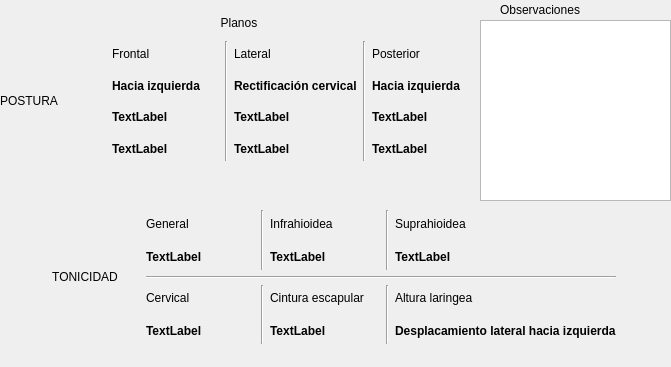
    <widget class="QWidget" name="tab2">
     <property name="geometry">
      <rect>
       <x>0</x>
       <y>0</y>
       <width>671</width>
       <height>367</height>
      </rect>
     </property>
     <attribute name="label">
      <string>Postura y tonicidad</string>
     </attribute>
     <widget class="QWidget" name="layoutWidget">
      <property name="geometry">
       <rect>
        <x>30</x>
        <y>210</y>
        <width>586</width>
        <height>134</height>
       </rect>
      </property>
      <layout class="QGridLayout" name="gridLayout_4">
       <item row="0" column="5">
        <widget class="QLabel" name="label_23">
         <property name="text">
          <string>Suprahioidea</string>
         </property>
        </widget>
       </item>
       <item row="0" column="1">
        <widget class="QLabel" name="label_21">
         <property name="text">
          <string>General</string>
         </property>
        </widget>
       </item>
       <item row="0" column="3">
        <widget class="QLabel" name="label_22">
         <property name="text">
          <string>Infrahioidea</string>
         </property>
        </widget>
       </item>
       <item row="3" column="1">
        <widget class="QLabel" name="label_20">
         <property name="text">
          <string>Cervical</string>
         </property>
        </widget>
       </item>
       <item row="3" column="3">
        <widget class="QLabel" name="label_25">
         <property name="text">
          <string>Cintura escapular</string>
         </property>
        </widget>
       </item>
       <item row="3" column="5">
        <widget class="QLabel" name="label_26">
         <property name="text">
          <string>Altura laringea</string>
         </property>
        </widget>
       </item>
       <item row="4" column="5">
        <widget class="QLabel" name="labeltal">
         <property name="font">
          <font>
           <weight>75</weight>
           <bold>true</bold>
          </font>
         </property>
         <property name="text">
          <string>Desplacamiento lateral hacia izquierda</string>
         </property>
        </widget>
       </item>
       <item row="1" column="1">
        <widget class="QLabel" name="labeltg">
         <property name="font">
          <font>
           <weight>75</weight>
           <bold>true</bold>
          </font>
         </property>
         <property name="text">
          <string>TextLabel</string>
         </property>
        </widget>
       </item>
       <item row="0" column="2" rowspan="2">
        <widget class="Line" name="line_36">
         <property name="orientation">
          <enum>Qt::Vertical</enum>
         </property>
        </widget>
       </item>
       <item row="0" column="0" rowspan="5">
        <widget class="QLabel" name="label_24">
         <property name="text">
          <string>TONICIDAD</string>
         </property>
         <property name="alignment">
          <set>Qt::AlignCenter</set>
         </property>
        </widget>
       </item>
       <item row="1" column="3">
        <widget class="QLabel" name="labelti">
         <property name="font">
          <font>
           <weight>75</weight>
           <bold>true</bold>
          </font>
         </property>
         <property name="text">
          <string>TextLabel</string>
         </property>
        </widget>
       </item>
       <item row="2" column="1" colspan="5">
        <widget class="Line" name="line_35">
         <property name="orientation">
          <enum>Qt::Horizontal</enum>
         </property>
        </widget>
       </item>
       <item row="1" column="5">
        <widget class="QLabel" name="labelts">
         <property name="font">
          <font>
           <weight>75</weight>
           <bold>true</bold>
          </font>
         </property>
         <property name="text">
          <string>TextLabel</string>
         </property>
        </widget>
       </item>
       <item row="4" column="3">
        <widget class="QLabel" name="labeltce">
         <property name="font">
          <font>
           <weight>75</weight>
           <bold>true</bold>
          </font>
         </property>
         <property name="text">
          <string>TextLabel</string>
         </property>
        </widget>
       </item>
       <item row="4" column="1">
        <widget class="QLabel" name="labeltc">
         <property name="font">
          <font>
           <weight>75</weight>
           <bold>true</bold>
          </font>
         </property>
         <property name="text">
          <string>TextLabel</string>
         </property>
        </widget>
       </item>
       <item row="0" column="4" rowspan="2">
        <widget class="Line" name="line_37">
         <property name="orientation">
          <enum>Qt::Vertical</enum>
         </property>
        </widget>
       </item>
       <item row="3" column="2" rowspan="2">
        <widget class="Line" name="line_38">
         <property name="orientation">
          <enum>Qt::Vertical</enum>
         </property>
        </widget>
       </item>
       <item row="3" column="4" rowspan="2">
        <widget class="Line" name="line_39">
         <property name="orientation">
          <enum>Qt::Vertical</enum>
         </property>
        </widget>
       </item>
      </layout>
     </widget>
     <widget class="QLabel" name="label_27">
      <property name="geometry">
       <rect>
        <x>500</x>
        <y>0</y>
        <width>111</width>
        <height>20</height>
       </rect>
      </property>
      <property name="text">
       <string>Observaciones</string>
      </property>
     </widget>
     <widget class="QTextEdit" name="obspt">
      <property name="geometry">
       <rect>
        <x>480</x>
        <y>20</y>
        <width>191</width>
        <height>181</height>
       </rect>
      </property>
      <property name="font">
       <font>
        <weight>75</weight>
        <bold>true</bold>
       </font>
      </property>
      <property name="textInteractionFlags">
       <set>Qt::NoTextInteraction</set>
      </property>
     </widget>
     <widget class="QWidget" name="layoutWidget">
      <property name="geometry">
       <rect>
        <x>0</x>
        <y>10</y>
        <width>478</width>
        <height>151</height>
       </rect>
      </property>
      <layout class="QGridLayout" name="gridLayout_3">
       <item row="4" column="5">
        <widget class="QLabel" name="labelppp3">
         <property name="font">
          <font>
           <weight>75</weight>
           <bold>true</bold>
          </font>
         </property>
         <property name="text">
          <string>TextLabel</string>
         </property>
        </widget>
       </item>
       <item row="1" column="3">
        <widget class="QLabel" name="label_16">
         <property name="text">
          <string>Lateral</string>
         </property>
        </widget>
       </item>
       <item row="1" column="5">
        <widget class="QLabel" name="label_17">
         <property name="text">
          <string>Posterior</string>
         </property>
        </widget>
       </item>
       <item row="1" column="2" rowspan="4">
        <widget class="Line" name="line_33">
         <property name="orientation">
          <enum>Qt::Vertical</enum>
         </property>
        </widget>
       </item>
       <item row="3" column="3">
        <widget class="QLabel" name="labelppl2">
         <property name="font">
          <font>
           <weight>75</weight>
           <bold>true</bold>
          </font>
         </property>
         <property name="text">
          <string>TextLabel</string>
         </property>
        </widget>
       </item>
       <item row="0" column="0" colspan="6">
        <widget class="QLabel" name="label_19">
         <property name="layoutDirection">
          <enum>Qt::LeftToRight</enum>
         </property>
         <property name="text">
          <string>Planos</string>
         </property>
         <property name="alignment">
          <set>Qt::AlignCenter</set>
         </property>
        </widget>
       </item>
       <item row="1" column="0" rowspan="4">
        <widget class="QLabel" name="label_18">
         <property name="text">
          <string>POSTURA</string>
         </property>
        </widget>
       </item>
       <item row="4" column="1">
        <widget class="QLabel" name="labelppf3">
         <property name="font">
          <font>
           <weight>75</weight>
           <bold>true</bold>
          </font>
         </property>
         <property name="text">
          <string>TextLabel</string>
         </property>
        </widget>
       </item>
       <item row="2" column="5">
        <widget class="QLabel" name="labelppp1">
         <property name="font">
          <font>
           <weight>75</weight>
           <bold>true</bold>
          </font>
         </property>
         <property name="text">
          <string>Hacia izquierda</string>
         </property>
        </widget>
       </item>
       <item row="1" column="1">
        <widget class="QLabel" name="label_15">
         <property name="text">
          <string>Frontal</string>
         </property>
        </widget>
       </item>
       <item row="3" column="5">
        <widget class="QLabel" name="labelppp2">
         <property name="font">
          <font>
           <weight>75</weight>
           <bold>true</bold>
          </font>
         </property>
         <property name="text">
          <string>TextLabel</string>
         </property>
        </widget>
       </item>
       <item row="3" column="1">
        <widget class="QLabel" name="labelppf2">
         <property name="font">
          <font>
           <weight>75</weight>
           <bold>true</bold>
          </font>
         </property>
         <property name="text">
          <string>TextLabel</string>
         </property>
        </widget>
       </item>
       <item row="2" column="3">
        <widget class="QLabel" name="labelppl1">
         <property name="font">
          <font>
           <weight>75</weight>
           <bold>true</bold>
          </font>
         </property>
         <property name="text">
          <string>Rectificación cervical</string>
         </property>
        </widget>
       </item>
       <item row="4" column="3">
        <widget class="QLabel" name="labelppl3">
         <property name="font">
          <font>
           <weight>75</weight>
           <bold>true</bold>
          </font>
         </property>
         <property name="text">
          <string>TextLabel</string>
         </property>
        </widget>
       </item>
       <item row="2" column="1">
        <widget class="QLabel" name="labelppf1">
         <property name="font">
          <font>
           <weight>75</weight>
           <bold>true</bold>
          </font>
         </property>
         <property name="text">
          <string>Hacia izquierda</string>
         </property>
        </widget>
       </item>
       <item row="1" column="4" rowspan="4">
        <widget class="Line" name="line_34">
         <property name="orientation">
          <enum>Qt::Vertical</enum>
         </property>
        </widget>
       </item>
      </layout>
     </widget>
    </widget>
